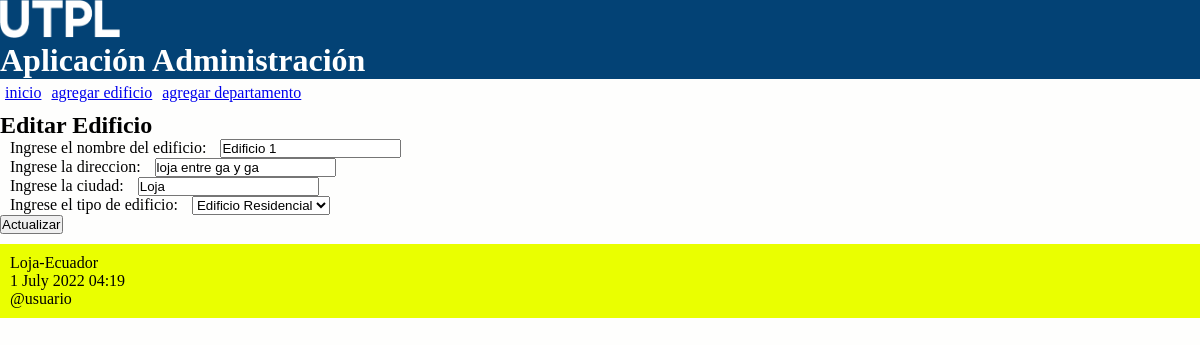
The page /editar/edicio/2 on the database its author committed.
### administrativo/models.py (models this page shows, shortened)
class Edificio(models.Model):
    class Meta:
        verbose_name_plural = "Edificios"
    opciones_tipo = (
        ('residencial', 'Edificio Residencial'),
        ('comercial', 'Edificio Comercial'),
    )
    nombre = models.CharField(max_length=30)
    direccion = models.CharField(max_length=100)
    ciudad = models.CharField(max_length=30)
    tipo = models.CharField(max_length=50, choices=opciones_tipo)

### administrativo/views.py (the view)
# urls.py: path('editar/edicio/<int:id>', views.editar_edificio, name='editar_edificio'),
def editar_edificio(request, id):
    edificio = Edificio.objects.get(pk=id)
    if request.method=='POST':
        formulario = EdificioForm(request.POST, instance=edificio)
        print(formulario.errors)
        if formulario.is_valid():
            formulario.save() # se guarda en la base de datos
            return redirect(index)
    else:
        formulario = EdificioForm(instance=edificio)
    diccionario = {'formulario': formulario}
    return render(request, 'editarEdificio.html', diccionario)

### administrativo/forms.py (shortened to what this page needs)
class EdificioForm(ModelForm):
    class Meta:
        model = Edificio
        fields = ['nombre', 'direccion', 'ciudad', 'tipo']
        labels = {
            'nombre': _('Ingrese el nombre del edificio'),
            'direccion': _('Ingrese la direccion'),
            'ciudad': _('Ingrese la ciudad'),
            'tipo': _('Ingrese el tipo de edificio'),
        }

### administrativo/templates/editarEdificio.html (shortened to what this page needs)
{% extends "master.html" %}
{% block content %}
<h2>Editar Edificio</h3>
<form action="" method="post">
  {{formulario.as_p}}
  <p><input type='submit' value='Actualizar'/></p>
</form>
{% endblock %}

### administrativo/static/css/estilos.css (style rules this page uses)
* { margin: 0; padding: 0; }
body { width: 100%; background: #FEFEFD; }
label { padding: 12px 10px; }

### rows shown on the page
Edificio: nombre "Edificio 1", direccion "loja entre ga y ga", ciudad "Loja", tipo "Edificio Residencial"
